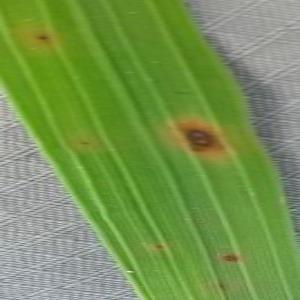
#> input picture Dataset/archive/Train/Brownspot/BROWNSPOT1_075.jpg, 300 x 300 px, found by its file name; its folder holds only this picture in this run
$ jupyter execute --allow-errors Crop_Notebook_discussion.ipynb   (shell and % lines are left out)
#> lines starting #> are read from the running program, lines starting #| are printed output that depends on the picture; after the words box and inside, x2 and y2 are one past the last pixel; in counts of white or black regions, pixels touching at a corner belong together
<a href="https://colab.research.google.com/github/AlexFraisl/Crop-Disease-Model-HSLU/blob/main/Crop_Notebook_discussion.ipynb" target="_parent"></a>

[cell 1]
import pandas as pd
import os
from PIL import Image
import numpy as np
import cv2


# GitHub repository URL
github_repo_url = "https://github.com/AlexFraisl/Crop-Disease-Model-HSLU.git"

# Delete folder

local_data_dir = "/content/image_data_Brownspot2"

# Clone the repository

# Define training and validation paths after cloning
training_folder = os.path.join(local_data_dir, "Dataset/archive/Train/Brownspot")
validation_folder = os.path.join(local_data_dir, "Dataset/archive/Validation/Brownspot")

def analyze_image_dataset(folder_path):
    image_data = []
    for filename in os.listdir(folder_path):
        if filename.endswith(('.jpg', '.jpeg', '.png')):  # Add other image extensions if needed
            filepath = os.path.join(folder_path, filename)
            try:
                image = Image.open(filepath)
#> image is the input picture: PIL image 300x300 RGB; mean R, G, B 117.9, 148.4, 80.6
                width, height = image.size
#> width = 300; height = 300
                image_data.append({
                    "filename": filename,
                    "width": width,
                    "height": height,
                    "format": image.format
                })
            except IOError:
                print(f"Error opening {filename}")

    return pd.DataFrame(image_data)

# Check if training and validation folders exist
if os.path.exists(training_folder):
    # Analyze the training set
    training_df = analyze_image_dataset(training_folder)
#> training_df = table of 1 rows and 4 columns
    print("Training Set Analysis:")
    print(training_df.describe())
#|        width  height
#| count    1.0     1.0
#| mean   300.0   300.0
#| std      NaN     NaN
#| min    300.0   300.0
#| 25%    300.0   300.0
#| 50%    300.0   300.0
#| 75%    300.0   300.0
#| max    300.0   300.0
    print(training_df.info())
#| <class 'pandas.core.frame.DataFrame'>
#| RangeIndex: 1 entries, 0 to 0
#| Data columns (total 4 columns):
#|  #   Column    Non-Null Count  Dtype
#| ---  ------    --------------  -----
#|  0   filename  1 non-null      object
#|  1   width     1 non-null      int64
#|  2   height    1 non-null      int64
#|  3   format    1 non-null      object
#| dtypes: int64(2), object(2)
#| memory usage: 164.0+ bytes
#| None
else:
    print("Training folder not found!")

if os.path.exists(validation_folder):
    # Analyze the validation set
    validation_df = analyze_image_dataset(validation_folder)
#> validation_df = table of 1 rows and 4 columns
    print("\nValidation Set Analysis:")
    print(validation_df.describe())
#|        width  height
#| count    1.0     1.0
#| mean   300.0   300.0
#| std      NaN     NaN
#| min    300.0   300.0
#| 25%    300.0   300.0
#| 50%    300.0   300.0
#| 75%    300.0   300.0
#| max    300.0   300.0
    print(validation_df.info())
#| <class 'pandas.core.frame.DataFrame'>
#| RangeIndex: 1 entries, 0 to 0
#| Data columns (total 4 columns):
#|  #   Column    Non-Null Count  Dtype
#| ---  ------    --------------  -----
#|  0   filename  1 non-null      object
#|  1   width     1 non-null      int64
#|  2   height    1 non-null      int64
#|  3   format    1 non-null      object
#| dtypes: int64(2), object(2)
#| memory usage: 164.0+ bytes
#| None
else:
    print("Validation folder not found!")

#> (a cell that did not finish here is left out)

[cell 3]
import matplotlib.pyplot as plt
import seaborn as sns

# Assuming training_df is already created from the previous code

# Visualize image sizes
plt.figure(figsize=(10, 6))
sns.histplot(training_df['width'], kde=True, label='Width')
sns.histplot(training_df['height'], kde=True, label='Height')
plt.xlabel('Pixel')
plt.ylabel('Anzahl')
plt.title('Verteilung der Bildgrößen (Breite und Höhe)')
plt.legend()
plt.show()
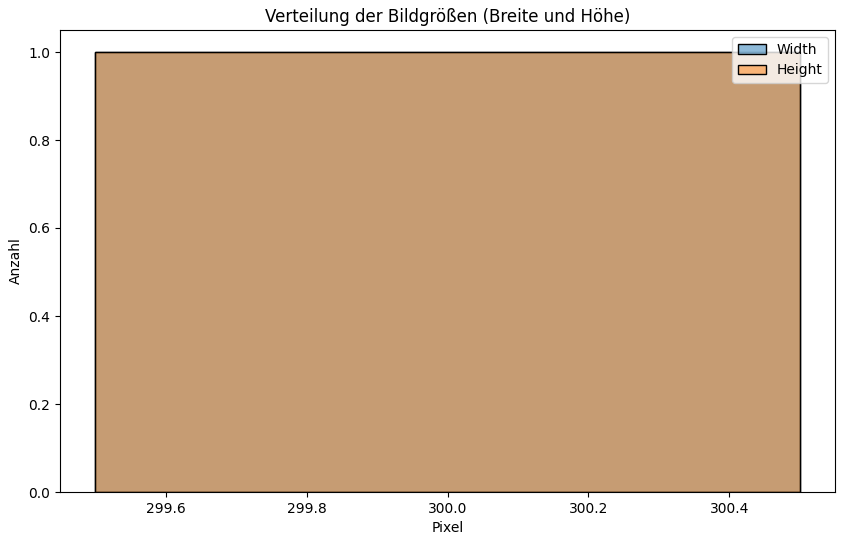
#> figure drawn by matplotlib, 1 panel


# Visualize image size combinations as a scatter plot
plt.figure(figsize=(10, 6))
sns.scatterplot(x='width', y='height', data=training_df)
plt.xlabel('Breite (Pixel)')
plt.ylabel('Höhe (Pixel)')
plt.title('Kombinationen von Bildgrößen')
plt.show()
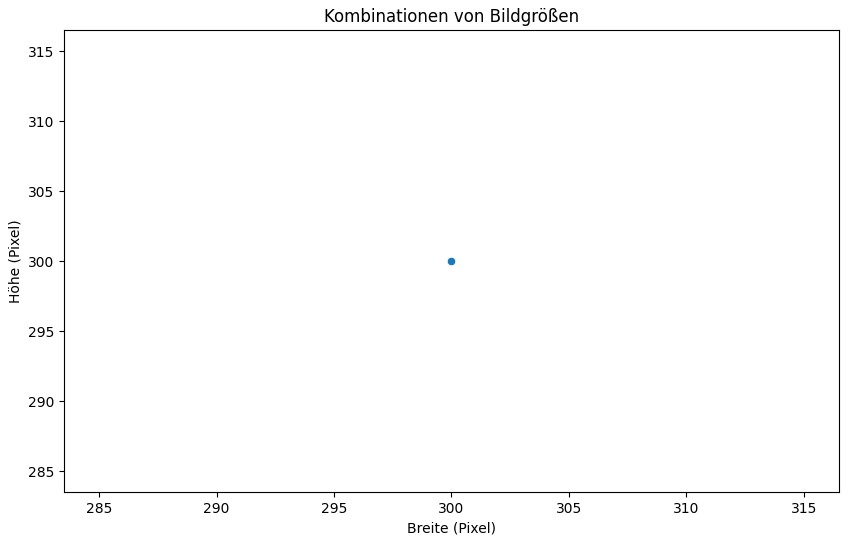
#> figure drawn by matplotlib, 1 panel

# Frequency of unique image sizes
size_counts = training_df.groupby(['width', 'height']).size().reset_index(name='count')
#> size_counts = table of 1 rows and 3 columns
print("\nFrequenz der eindeutigen Bildgrößen:")
print(size_counts)
#|    width  height  count
#| 0    300     300      1

#Visualize the frequency of unique image sizes
plt.figure(figsize=(10, 6))
sns.barplot(x='width', y='count', hue='height', data=size_counts)
plt.xlabel('Breite (Pixel)')
plt.ylabel('Anzahl')
plt.title('Häufigkeit der eindeutigen Bildgrößen')
plt.xticks(rotation=45, ha='right') # Rotate x-axis labels for better readability
plt.tight_layout()
plt.show()
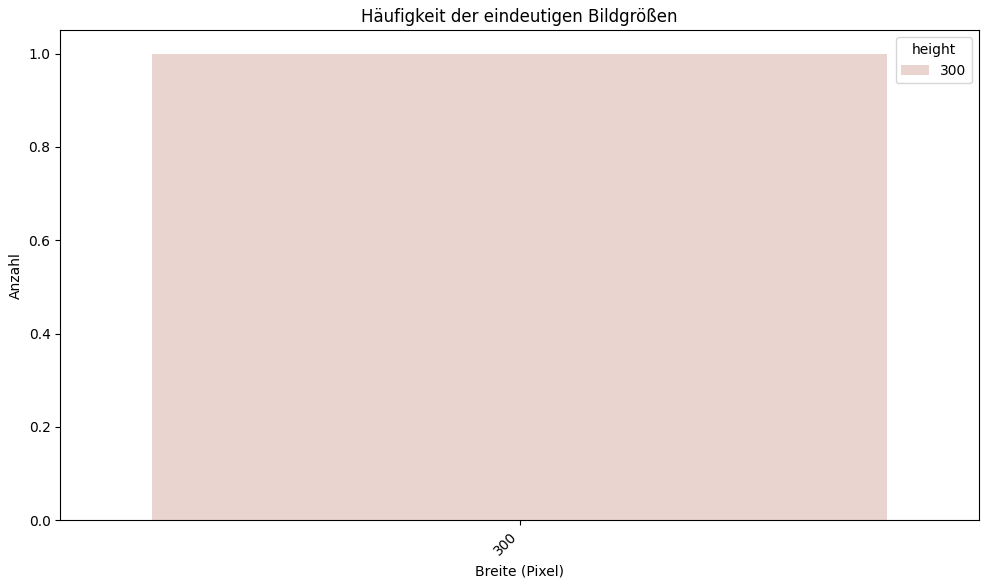
#> figure drawn by matplotlib, 1 panel

[cell 4]
# Assuming training_df is already created from the previous code

print("Training Set Overview:")
print(training_df.head()) # Display first few rows
#|              filename  width  height format
#| 0  BROWNSPOT1_075.jpg    300     300   JPEG
print("\nSummary Statistics:")
print(training_df.describe()) # Summary statistics
#|        width  height
#| count    1.0     1.0
#| mean   300.0   300.0
#| std      NaN     NaN
#| min    300.0   300.0
#| 25%    300.0   300.0
#| 50%    300.0   300.0
#| 75%    300.0   300.0
#| max    300.0   300.0
print("\nData Types:")
print(training_df.info()) # Data types and non-null values
#| <class 'pandas.core.frame.DataFrame'>
#| RangeIndex: 1 entries, 0 to 0
#| Data columns (total 4 columns):
#|  #   Column    Non-Null Count  Dtype
#| ---  ------    --------------  -----
#|  0   filename  1 non-null      object
#|  1   width     1 non-null      int64
#|  2   height    1 non-null      int64
#|  3   format    1 non-null      object
#| dtypes: int64(2), object(2)
#| memory usage: 164.0+ bytes
#| None
print("\nShape of the DataFrame:")
print(training_df.shape) # Number of rows and columns
#| (1, 4)

[cell 5]
# Display unique image formats and their counts
format_counts = training_df['format'].value_counts()
print("\nUnique Image Formats and their Counts:")
format_counts

[cell 6]
# Calculate the average image width and height
average_width = training_df['width'].mean()
#> average_width = 300
average_height = training_df['height'].mean()
#> average_height = 300

print(f"\nAverage Image Width: {average_width:.2f} pixels")
#| Average Image Width: 300.00 pixels
print(f"Average Image Height: {average_height:.2f} pixels")
#| Average Image Height: 300.00 pixels

[cell 7]
# Count images in the training dataset that are not 300x300
non_300x300_count = len(training_df[(training_df['width'] != 300) | (training_df['height'] != 300)])
#> non_300x300_count = 0
print(f"\nNumber of images in the training dataset that are not 300x300: {non_300x300_count}")
#| Number of images in the training dataset that are not 300x300: 0

[cell 8]
# Count images in the training dataset that are 300x300
count_300x300 = len(training_df[(training_df['width'] == 300) & (training_df['height'] == 300)])
#> count_300x300 = 1
print(f"\nNumber of images in the training dataset that are 300x300: {count_300x300}")
#| Number of images in the training dataset that are 300x300: 1

[cell 9]
training_df = count_300x300
#> training_df = 1

[cell 10]
import pandas as pd
import os
from PIL import Image
import numpy as np
import cv2
import matplotlib.pyplot as plt

# ... (Your existing code)

def count_brown_spots(image_path, min_size=10):
#> called with min_size = 10
    try:
        img = cv2.imread(image_path)
        img_hsv = cv2.cvtColor(img, cv2.COLOR_BGR2HSV)
#> img_hsv: shape (300, 300, 3); mean H, S, V 50.2, 121.3, 149.3

        # Define brown color range in HSV
        lower_brown = np.array([10, 100, 20])
        upper_brown = np.array([20, 255, 200])

        mask = cv2.inRange(img_hsv, lower_brown, upper_brown)
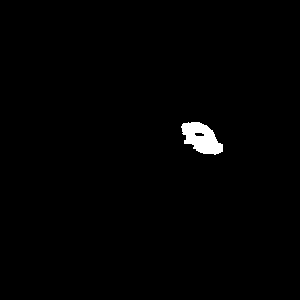
#> mask: shape (300, 300); 0.97% white; 1 white region
        contours, _ = cv2.findContours(mask, cv2.RETR_EXTERNAL, cv2.CHAIN_APPROX_SIMPLE)
#> contours = 1 contour; box (x1, y1, x2, y2) and area: (181, 122, 223, 155) 838

        brown_spot_count = 0
        for contour in contours:
            area = cv2.contourArea(contour)
            if area >= min_size * min_size:  # Check if spot is larger than min_size x min_size pixels
                brown_spot_count += 1
#> this loop made 1 pass
#> (area, brown_spot_count) on pass 1: (838.5, 1)
#> after the loop, brown_spot_count = 1
        return brown_spot_count
    except Exception as e:
        print(f"Error processing {image_path}: {e}")
        return 0

image_data = []
for filename in os.listdir(training_folder):
    if filename.endswith(('.jpg', '.jpeg', '.png')):
        filepath = os.path.join(training_folder, filename)
        brown_spots = count_brown_spots(filepath)
#> brown_spots = 1
        image_data.append({
            "filename": filename,
            "brown_spots": brown_spots
        })

df = pd.DataFrame(image_data)
#> df = table of 1 rows and 2 columns
top_5_images = df.nlargest(5, 'brown_spots')
#> top_5_images = table of 1 rows and 2 columns

print(top_5_images)
#|              filename  brown_spots
#| 0  BROWNSPOT1_075.jpg            1

for index, row in top_5_images.iterrows():
    image_path = os.path.join(training_folder, row['filename'])
    try:
        img = Image.open(image_path)
        plt.imshow(img)
        plt.title(f"{row['filename']} (Brown Spots: {row['brown_spots']})")
        plt.show()
    except Exception as e:
        print(f"Error displaying image {image_path}: {e}")
